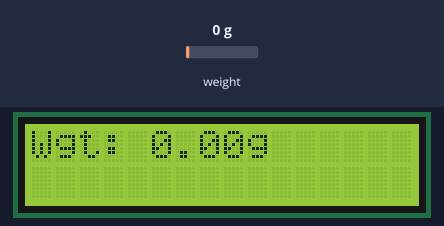
Simulated run of this sketch. Board: Arduino Uno, built with avr-gcc and run on an emulated ATmega328P. On the bench: 16×2 character LCD. The inputs (shaded band) are chosen by the test bench; at power-on: weight on the scale 0 g. What the sketch prints to the serial monitor is not drawn.

Above: at 5.6 s.
5.7 s: weight on the scale set to 100 g
At 7.2 s:
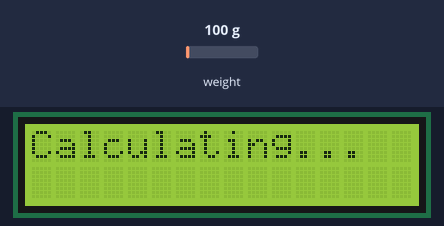
8.9 s: weight on the scale set to 1250 g
At 11.3 s:
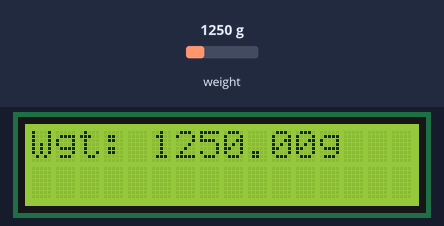
12.8 s: weight on the scale set to 2500 g
At 15.3 s:
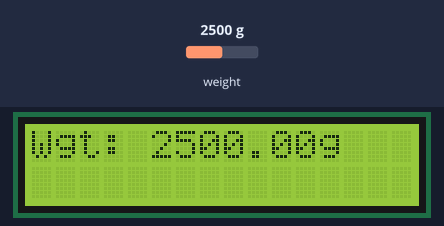
Timing chart, 0 to 16.8 s (numbered marks = the images above; inputs shaded):
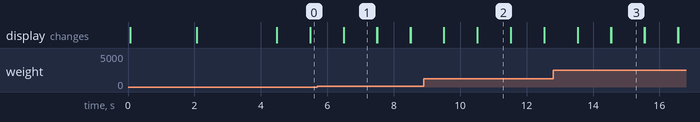

Measured:
- after the input at 5.7 s, the display: first differs from a run without the input after 0.79 s (image 1)
- after the input at 8.9 s, the display: first differs from a run without the input after 0.61 s (image 2 shows a later state)
- after the input at 12.8 s, the display: first differs from a run without the input after 0.74 s (image 3 shows a later state)
- what the display in image 1 shows lasts 1.0 s, from 6.5 s to 7.5 s

The sketch:

Read_1x_load_cell.ino
```cpp
#include <HX711_ADC.h>
#include <EEPROM.h>
#include <LiquidCrystal.h>
const int rs = 12, en = 11, d4 = 9, d5 = 10, d6 = 8, d7 = 13;
LiquidCrystal lcd(rs, en, d4, d5, d6, d7);

//pins:
const int HX711_dout = 4; //mcu > HX711 dout pin
const int HX711_sck = 5; //mcu > HX711 sck pin

//HX711 constructor:
HX711_ADC LoadCell(HX711_dout, HX711_sck);

const int calVal_eepromAdress = 0;
long t;
float p_wgt, n_wgt = 0;

void setup() {
  lcd.begin(16, 2);
  Serial.begin(57600); delay(10);
  Serial.println();
  Serial.println("Starting...");
  lcd.setCursor(0, 0);
  lcd.print("Starting...");
  delay(2000);
  lcd.clear();

  LoadCell.begin();
  float calibrationValue; // calibration value (see example file "Calibration.ino")
  calibrationValue = -1419.13; // uncomment this if you want to set the calibration value in the sketch

  //EEPROM.get(calVal_eepromAdress, calibrationValue); // uncomment this if you want to fetch the calibration value from eeprom
  long stabilizingtime = 2000; // preciscion right after power-up can be improved by adding a few seconds of stabilizing time
  boolean _tare = true; //set this to false if you don't want tare to be performed in the next step
  LoadCell.start(stabilizingtime, _tare);

  LoadCell.setCalFactor(calibrationValue);
}

void loop() {
  static boolean newDataReady = 0;
  if (LoadCell.update()) newDataReady = true;

  float i = LoadCell.getData();
  n_wgt = i;
  if (abs(n_wgt - p_wgt) >= 1){
    Serial.println("Calculating... ");
    lcd.print("Calculating... ");
    delay(1000);
    lcd.clear();
    p_wgt = n_wgt;
  }
  else{
    lcd.clear();
    Serial.print("Load_cell output val: ");
    Serial.println(i);
    lcd.print("Wgt: ");
    lcd.print(i);
    lcd.print("g");
    delay(1000);
    lcd.clear();
    p_wgt = n_wgt;
  }
}
```
